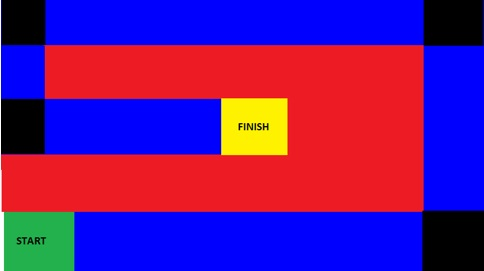
#> input picture Robovision/Trails/4.jpg, 484 x 271 px, given in place of the camera
$ python 1.py   (older library calls are emulated)
#> lines starting #> are read from the running program, lines starting #| are printed output that depends on the picture; after the words box and inside, x2 and y2 are one past the last pixel; in counts of white or black regions, pixels touching at a corner belong together
#!/usr/bin/python
import math
import numpy as np
import cv2

#dictionary of all contours
contours = {}
#array of edges of polygon
approx = []
#scale of the text
scale = 2
#camera
cap = cv2.VideoCapture(0)
print("press q to exit")

# Define the codec and create VideoWriter object
fourcc = cv2.VideoWriter_fourcc(*'XVID')
out = cv2.VideoWriter('output.avi',fourcc, 20.0, (640,480))

#calculate angle
def angle(pt1,pt2,pt0):
    dx1 = pt1[0][0] - pt0[0][0]
    dy1 = pt1[0][1] - pt0[0][1]
    dx2 = pt2[0][0] - pt0[0][0]
    dy2 = pt2[0][1] - pt0[0][1]
    return float((dx1*dx2 + dy1*dy2))/math.sqrt(float((dx1*dx1 + dy1*dy1))*(dx2*dx2 + dy2*dy2) + 1e-10)

while(cap.isOpened()):
    #Capture frame-by-frame
    ret, frame = cap.read()
#> frame is the input picture: shape (271, 484, 3); mean B, G, R 133.5, 24.1, 103.3
    if ret==True:
        #grayscale
        gray = cv2.cvtColor(frame, cv2.COLOR_BGR2GRAY)
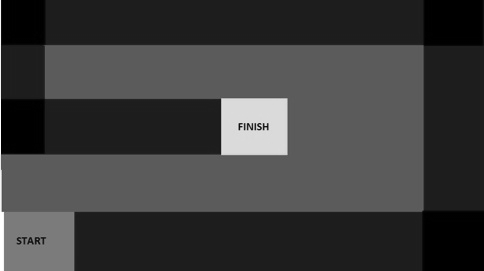
#> gray: shape (271, 484); min 0, max 255, mean 60.3
        #Canny
        canny = cv2.Canny(frame,80,240,3)
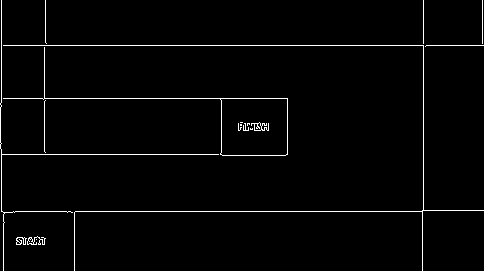
#> canny: shape (271, 484); 2% white in thin lines or dots

        #contours
        canny2, contours, hierarchy = cv2.findContours(canny,cv2.RETR_EXTERNAL,cv2.CHAIN_APPROX_SIMPLE)
#> contours = 11 contours, 8 with area under 20; largest, box (x1, y1, x2, y2) and area: (3, 47, 288, 156) 3764, (27, 236, 46, 245) 37, (16, 237, 27, 245) 29
        for i in range(0,len(contours)):
            #approximate the contour with accuracy proportional to
            #the contour perimeter
            approx = cv2.approxPolyDP(contours[i],cv2.arcLength(contours[i],True)*0.02,True)

            #Skip small or non-convex objects
            if(abs(cv2.contourArea(contours[i]))<100 or not(cv2.isContourConvex(approx))):
                continue

            #triangle
            if(len(approx) == 3):
                x,y,w,h = cv2.boundingRect(contours[i])
                cv2.putText(frame,'TRI',(x,y),cv2.FONT_HERSHEY_SIMPLEX,scale,(255,255,255),2,cv2.LINE_AA)
            elif(len(approx)>=4 and len(approx)<=6):
                #nb vertices of a polygonal curve
                vtc = len(approx)
                #get cos of all corners
                cos = []
                for j in range(2,vtc+1):
                    cos.append(angle(approx[j%vtc],approx[j-2],approx[j-1]))
                #sort ascending cos
                cos.sort()
                #get lowest and highest
                mincos = cos[0]
                maxcos = cos[-1]

                #Use the degrees obtained above and the number of vertices
                #to determine the shape of the contour
                x,y,w,h = cv2.boundingRect(contours[i])
                if(vtc==4):
                    cv2.putText(frame,'RECT',(x,y),cv2.FONT_HERSHEY_SIMPLEX,scale,(255,255,255),2,cv2.LINE_AA)
                elif(vtc==5):
                    cv2.putText(frame,'PENTA',(x,y),cv2.FONT_HERSHEY_SIMPLEX,scale,(255,255,255),2,cv2.LINE_AA)
                elif(vtc==6):
                    cv2.putText(frame,'HEXA',(x,y),cv2.FONT_HERSHEY_SIMPLEX,scale,(255,255,255),2,cv2.LINE_AA)
            else:
                #detect and label circle
                area = cv2.contourArea(contours[i])
                x,y,w,h = cv2.boundingRect(contours[i])
                radius = w/2
                if(abs(1 - (float(w)/h))<=2 and abs(1-(area/(math.pi*radius*radius)))<=0.2):
                    cv2.putText(frame,'CIRC',(x,y),cv2.FONT_HERSHEY_SIMPLEX,scale,(255,255,255),2,cv2.LINE_AA)
#> this loop made 11 passes
#> approx on passes 1, 4, 6, 8, 9, 10: [[36, 239]], [[45, 100], [45, 152]], [[425, 46], [483, 45]], [[482, 0], [482, 43]], [[423, 0], [423, 43]], [[45, 0], [46, 43]]

        #Display the resulting frame
        out.write(frame)
        cv2.imshow('frame',frame)
        cv2.imshow('canny',canny)
        if cv2.waitKey(1) == 1048689: #if q is pressed
#> (key Esc is pressed here)
            break

#When everything done, release the capture
cap.release()
cv2.destroyAllWindows()
